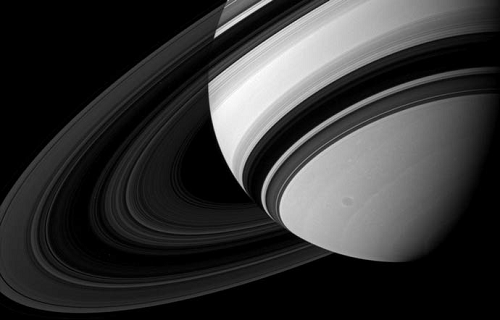
#> input picture images/saturn.png, 500 x 320 px
$ python 20_blurring_images.py
#> lines starting #> are read from the running program, lines starting #| are printed output that depends on the picture
###############################################################################
#               FILTERING 2.0: Blurring Images with OpenCV                    #
#                              by: Todd Farr                                  #
###############################################################################

# imports
import numpy as np
import cv2
import matplotlib.pyplot as plt
import scipy.stats as st

# load and display original black and white image
# The 2nd argument 0 signifies 1 color plane (B + W), if this argument is left
# off, the image will be 3 color planes will BGR all equal values (Grayscale)
img = cv2.imread('images/saturn.png', 0)
#> img is the input picture: shape (320, 500); min 0, max 254, mean 51.9
cv2.imshow('Original Image', img)
cv2.waitKey(0) # hold processes and wait for any key press
cv2.destroyAllWindows() # destroy all open windows


####################################################### BLURRING WITH cv2.blur()
# the first argument is the img, the second argument is the size of a normalized
# box filter (w, h) below is an example of a 3 x 3 box filter
#
#            | 1  1  1 |
#  k = 1/9 * | 1  1  1 |
#            | 1  1  1 |
#
# using matplotlib to plot the two images (original/blur) side by side
box_blur = cv2.blur(img, (5, 5)) # a 5 x 5 box filter
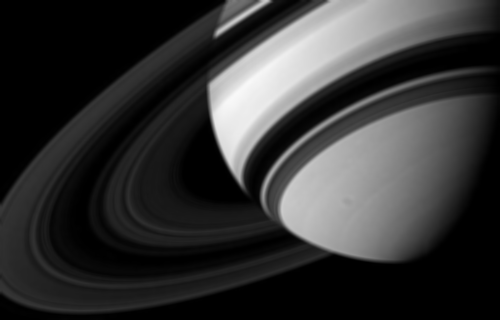
#> box_blur: shape (320, 500); min 0, max 249, mean 51.9
plt.subplot(121), plt.imshow(img, cmap='gray', interpolation='bicubic')
plt.title('Original Image'), plt.xticks([]), plt.yticks([])
plt.subplot(122), plt.imshow(box_blur, cmap='gray', interpolation='bicubic')
plt.title('Box Blur 5 x 5'), plt.xticks([]), plt.yticks([])
plt.show()
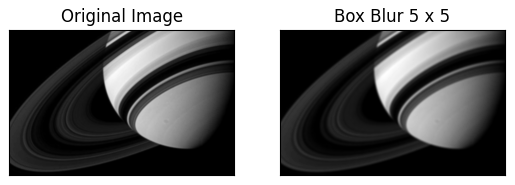
#> figure drawn by matplotlib, 2 panels


########################################################### MANUAL GAUSSIAN BLUR
# Creating and inspecting Gaussian Kernels Manually
def gaussian_kernel(k_size, sigma=5):
    ''' Returns a 2D Gaussian Kernel array. k_size needs to be an odd number. '''
    interval = (2 * sigma + 1.) / k_size
    x = np.linspace(-sigma - interval/2., sigma + interval/2., k_size + 1)
    k_1d = np.diff(st.norm.cdf(x))
    k_raw = np.sqrt(np.outer(k_1d, k_1d))
    k = k_raw / k_raw.sum()
    return k

# examining the effects of sigma on the resulting gaussian
gaussians = []
for sigma in range(1, 11):
    gaussians.append(gaussian_kernel(21, sigma))

for i, gauss in enumerate(gaussians):
    plt.subplot(2, 5, i + 1)# subplot number num_rows num_cols position
    plt.imshow(gauss), plt.xticks([]), plt.yticks([])
    plt.title('Sigma = ' + str(i + 1), fontsize=9)
plt.show()
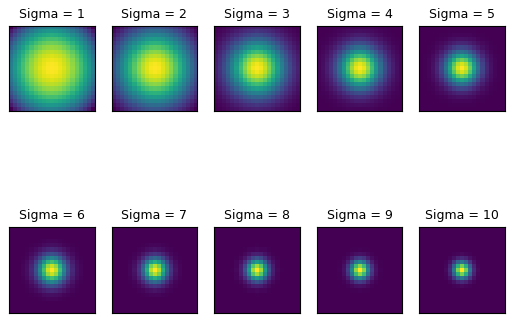
#> figure drawn by matplotlib, 10 panels


###################################################### GAUSSIAN BLUR WITH OPENCV
# cv2.GaussianBlur(src, ksize, sigmaX, sigmaY, borderType)
# src    --> is the original image
# ksize  --> must be a tuple of positive odd values (width, height)
# sigmaX --> is the Gaussian deviation in the X diretion
# sigmaY --> is the Gaussian deviation in the Y diretion, if sigmaY is zero,
#### it is set to be equal to sigmaX, if both sigmas are zeros, they are computed
#### from ksize.width and ksize.height
# BorderType --> pixel extrapolation method (see borderInterpolate() for details)
gaussian_blur = cv2.GaussianBlur(img, (11, 11), 1)
cv2.imshow('Gaussian Blur 11 x 11, Sigma = 1', gaussian_blur)
cv2.waitKey(0)
cv2.destroyAllWindows()

$ run again, with images/bicycle.png copied over images/saturn.png
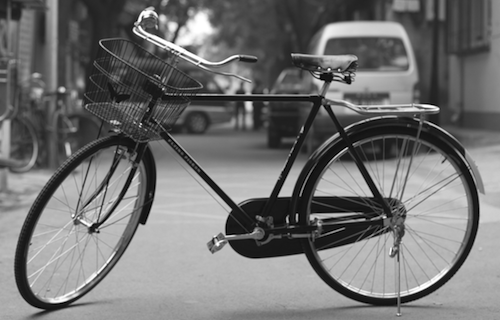
#> input picture images/bicycle.png, 500 x 320 px
#> img is the input picture: shape (320, 500); min 0, max 255, mean 114.2
#> `box_blur = cv2.blur(img, (5, 5))`:
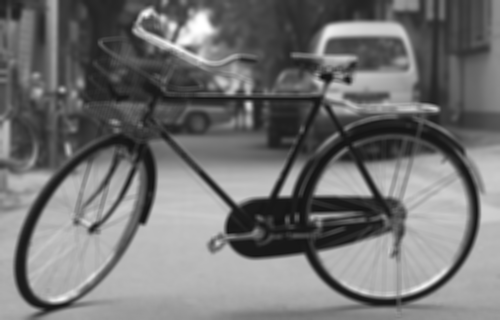
#> box_blur: shape (320, 500); min 19, max 255, mean 114.2
#> `plt.show()`:
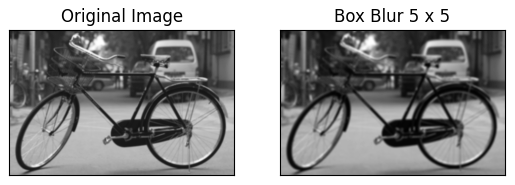
#> figure drawn by matplotlib, 2 panels
